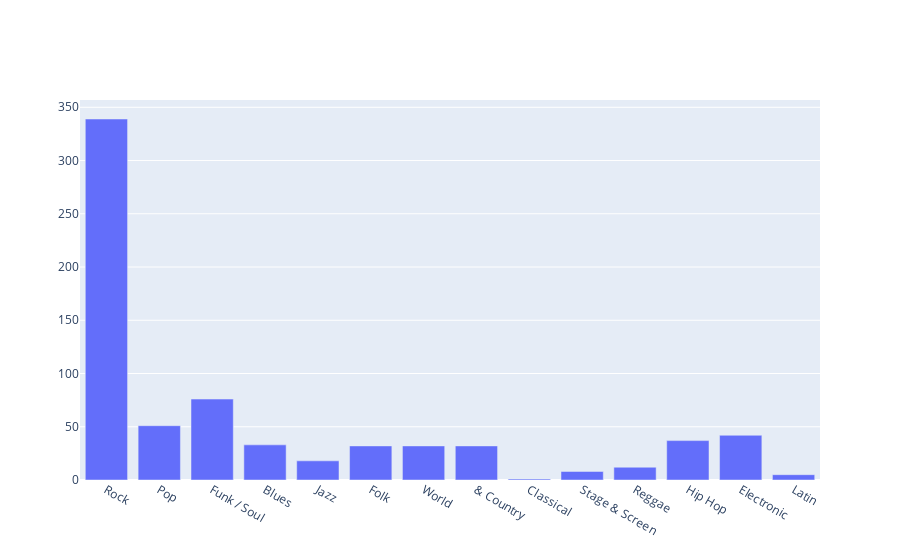

The cell this chart's notebook holds for it:
### Code cell
iplot([{'type':'bar','x':list(genre_hist.keys()),'y':list(genre_hist.values()),'name':'Number of albums by genre'}])

### Figure 1 — Plotly figure (JSON) as saved in the notebook; plotly's stock layout.template omitted (floating-point values rounded to 4 significant figures)
{"data": [{"name": "Number of albums by genre", "type": "bar", "x": ["Rock", "Pop", "Funk / Soul", "Blues", "Jazz", "Folk", "World", "& Country", "Classical", "Stage & Screen", "Reggae", "Hip Hop", "Electronic", "Latin"], "y": [339, 51, 76, 33, 18, 32, 32, 32, 1, 8, 12, 37, 42, 5]}], "layout": {}}
